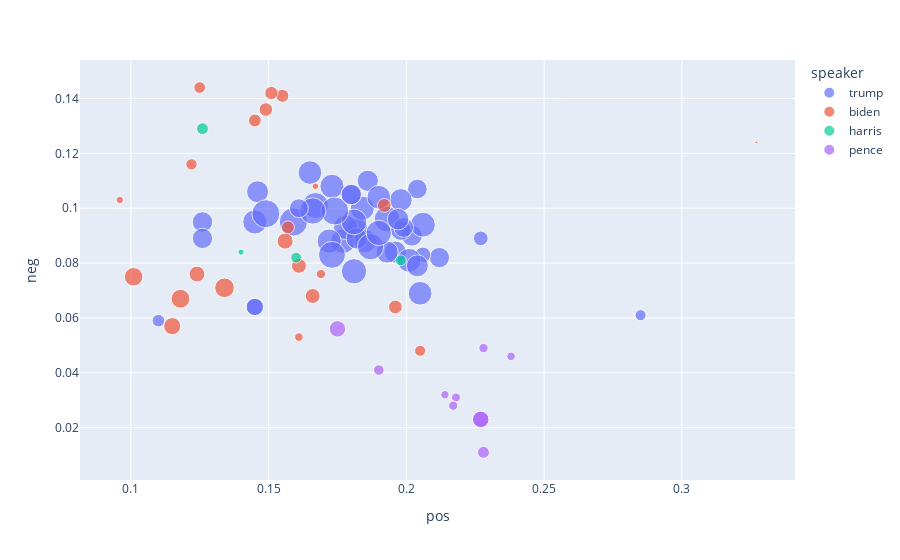

Source (notebook cell):
### Code cell
import plotly.express as px

fig = px.scatter(bow, x="pos", y="neg", color="speaker", size="len", hover_data=["title"])
fig.show()

### Figure 1 — Plotly figure (JSON) as saved in the notebook; plotly's stock layout.template omitted (floating-point values rounded to 4 significant figures)
{"data": [{"customdata": [["Watch Live: President Trump's MAGA Rally in Green Bay (Full) | NBC News"], ["FULL RALLY: President Trump in Panama City Beach, Florida"], ["FULL RALLY: President Trump in Montoursville, Pennsylvania"], ["TRUMP 2020: President Trump Re-Election Campaign Rally - FULL SPEECH"], ["President Trump COMPLETE REMARKS at July 4th \"Salute to America\" (C-SPAN)"], ["FULL RALLY: President Trump Rally in Greenville, North Carolina"], ["FULL RALLY: President Trump on Democrats, Economy in Cincinnati, Ohio"], ["Pres. Trump New Hampshire Rally in Manchester | ABC News Live Coverage"], ["Watch LIVE President Trump campaign rally in Fayetteville, North Carolina | ABC News"], ["FULL SPEECH President Donald Trump Rally - Rio Rancho, NM. 2019"], ["FULL RALLY: President Trump rally in Minneapolis, MN"], ["FULL TRUMP RALLY: President Trump holds campaign rally in Dallas, Texas"], ["Watch Live: President Donald Trump Speaks At Mississippi Campaign Rally | NBC News"], ["FULL RALLY: President Trump in Lexington, Kentucky"], ["Watch Live: President Donald Trump Speaks At A Keep America Great Rally In Louisiana | NBC News"], ["FULL RALLY: President Trump Monroe, Louisiana"], ["FULL RALLY: President Trump in Bossier City, Louisiana"], ["KEEP AMERICA GREAT: President Trump FULL RALLY in Florida"], ["President Donald Trump speaks at his Hershey rally (full speech)"], ["Full Video: President Trump speaks at campaign rally in Battle Creek"], ["FULL RALLY: President Trump talks impeachment and more in Toledo, Ohio"], ["Donald Trump hosts \"Keep America Great\" rally in Milwaukee, Wis."], ["Trump Rally in Wildwood New Jersey, Jan. 28, 2020, full speech"], ["LIVE: President Trump in Des Moines, IA"], ["LIVE: State of the Union Address"], ["LIVE: President Trump in Manchester, NH"], ["LIVE: President Trump in Phoenix, AZ"], ["LIVE: President Trump in Colorado Springs, CO"], ["LIVE: President Trump in Las Vegas, NV"], ["LIVE: President Trump in North Charleston, SC"], ["LIVE: President Trump in Charlotte, NC"], ["LIVE: President Trump in Tulsa, Oklahoma"], ["Trump addresses crowd of young Americans at Arizona rally | FULL"], ["President Trump's full speech at Mount Rushmore | USA TODAY"], ["President Trump goes one-on-one with Chris Wallace | Full Interview"], ["AXIOS on HBO: President Trump Exclusive Interview (Full Episode) | HBO"], ["Trump offers Lebanon assistance following explosion, touts' coronavirus response | FULL"], ["Trump slams Kamala Harris, makes 2020 predictions | Full Interview"], ["WATCH LIVE: President Trump comes to Minnesota for Mankato campaign stop"], ["WATCH: President Trump in Yuma, AZ"], ["Trump Delivers Remarks at Mariotti Building Products in Old Forge, Pennsylvania"], ["President Donald Trump's Full Republican National Convention Speech | NBC10 Philadelphia"], ["President Trump's Full RNC 2020 Speech | NowThis"], ["Jacob Blake protests: Trump announces funding for Kenosha police, businesses during visit | FULL"], ["President Trump designates Wilmington, NC as the first American World War II Heritage City | FULL"], ["FULL: Breaking down the Trump \"hot-mic\" tape with David Corn"], ["Trump delivers campaign remarks at Arnold Palmer Regional Airport"], ["Raw Video: President Trump Full Speech at Rally in Winston-Salem, NC (High Quality) 9/8/20"]], "hovertemplate": "speaker=trump<br>pos=%{x}<br>neg=%{y}<br>len=%{marker.size}<br>title=%{customdata[0]}<extra></extra>", "legendgroup": "trump", "marker": {"color": "#636efa", "size": [51179, 58321, 39271, 41933, 23723, 59158, 46163, 54366, 53748, 61159, 63730, 56937, 55933, 50291, 46373, 43798, 43215, 55954, 53329, 76459, 63636, 55479, 39858, 63134, 37435, 36857, 49456, 66439, 75031, 53812, 44276, 66431, 61779, 20819, 40044, 46260, 28871, 39521, 28871, 34340, 55968, 39917, 39811, 45799, 11722, 15156, 74826, 69410], "sizemode": "area", "sizeref": 191.1, "symbol": "circle"}, "mode": "markers", "name": "trump", "orientation": "v", "showlegend": true, "type": "scatter", "x": [0.182, 0.177, 0.212, 0.202, 0.206, 0.206, 0.196, 0.201, 0.205, 0.181, 0.193, 0.178, 0.184, 0.185, 0.193, 0.182, 0.186, 0.172, 0.165, 0.159, 0.167, 0.173, 0.198, 0.181, 0.199, 0.204, 0.198, 0.187, 0.174, 0.19, 0.197, 0.166, 0.19, 0.227, 0.126, 0.146, 0.145, 0.126, 0.145, 0.161, 0.145, 0.18, 0.18, 0.204, 0.285, 0.11, 0.149, 0.173], "xaxis": "x", "y": [0.092, 0.088, 0.082, 0.09, 0.083, 0.094, 0.084, 0.081, 0.069, 0.077, 0.096, 0.093, 0.1, 0.088, 0.084, 0.089, 0.11, 0.088, 0.113, 0.095, 0.101, 0.108, 0.092, 0.095, 0.093, 0.107, 0.103, 0.086, 0.099, 0.104, 0.096, 0.099, 0.091, 0.089, 0.095, 0.106, 0.064, 0.089, 0.064, 0.1, 0.095, 0.105, 0.105, 0.079, 0.061, 0.059, 0.098, 0.083], "yaxis": "y"}, {"customdata": [["Joe Biden holds first 2020 campaign rally"], ["Joe Biden speaks during a campaign rally in Philadelphia"], ["Full Speech: Biden Condemns Trump’s Rhetoric And White Nationalism | NBC News"], ["Full speech: Joe Biden speaks at the Iowa Democratic Wing Ding"], ["Joe Biden's Full Remarks in Reno, Nevada | Joe Biden for President"], ["Joe Biden Speaks in Scranton, Pennsylvania"], ["CAMPAIGN 2020: Joe Biden's full 2020 King Day at the Dome speech"], ["I'm about to take the stage from California. Tune in to watch live:"], ["I'm about to take the stage from Mississippi. Tune in to watch live:"], ["I'm about to take the stage from Philadelphia. Tune in to watch live:"], ["Joe Biden delivers remarks on the impact of the Coronavirus on Young Americans. Tune in:"], ["Joe Biden Delivers Remarks on Implementation & Oversight of CARES Act | Joe Biden For President"], ["Joe Biden remarks on Protests"], ["Vice President Biden Delivers Remarks On Having a Safer Economic Reopening"], ["Vice President Biden's Remarks at Global Pride | Joe Biden For President"], ["Vice President Biden delivers remarks on Trump’s failure to protect the American people"], ["Joe Biden Delivers Remarks On His “Build Back Better” Plan For An Equitable Clean Energy Future"], ["Joe Biden Unveils $775 Billion ‘Build Back Better’ Plan to Boost Child and Elderly Care"], ["Joe Biden introduces Kamala Harris as running mate"], ["Joe Biden speaks at the 2020 Democratic National Convention | Full Speech"], ["FULL VIDEO: Joe Biden delivers remarks on violence across America"], ["FULL VIDEO: Joe Biden makes remarks on education and takes questions in Wilmington, Delaware"], ["Joe Biden's full campaign speech HD 8/31/2020"]], "hovertemplate": "speaker=biden<br>pos=%{x}<br>neg=%{y}<br>len=%{marker.size}<br>title=%{customdata[0]}<extra></extra>", "legendgroup": "biden", "marker": {"color": "#EF553B", "size": [21023, 21153, 15846, 5090, 13126, 36968, 4197, 8226, 11705, 6974, 27963, 23838, 16234, 12059, 795, 32807, 16178, 17990, 24616, 18179, 17602, 33886, 16834], "sizemode": "area", "sizeref": 191.1, "symbol": "circle"}, "mode": "markers", "name": "biden", "orientation": "v", "showlegend": true, "type": "scatter", "x": [0.166, 0.161, 0.145, 0.096, 0.125, 0.134, 0.167, 0.169, 0.205, 0.161, 0.115, 0.124, 0.155, 0.122, 0.327, 0.101, 0.157, 0.196, 0.156, 0.192, 0.149, 0.118, 0.151], "xaxis": "x", "y": [0.068, 0.079, 0.132, 0.103, 0.144, 0.071, 0.108, 0.076, 0.048, 0.053, 0.057, 0.076, 0.141, 0.116, 0.124, 0.075, 0.093, 0.064, 0.088, 0.101, 0.136, 0.067, 0.142], "yaxis": "y"}, {"customdata": [["Full speech: Kamala Harris | Iowa Democrats’ Hall of Fame event (6/19)"], ["Democratic VP candidate Kamala Harris speaks at Joe Biden event"], ["WATCH: Kamala Harris’ full speech at the 2020 Democratic National Convention | 2020 DNC Night 3"], ["Kamala Harris to discuss Trump's response to coronavirus"]], "hovertemplate": "speaker=harris<br>pos=%{x}<br>neg=%{y}<br>len=%{marker.size}<br>title=%{customdata[0]}<extra></extra>", "legendgroup": "harris", "marker": {"color": "#00cc96", "size": [3766, 11234, 11349, 13430], "sizemode": "area", "sizeref": 191.1, "symbol": "circle"}, "mode": "markers", "name": "harris", "orientation": "v", "showlegend": true, "type": "scatter", "x": [0.14, 0.16, 0.198, 0.126], "xaxis": "x", "y": [0.084, 0.082, 0.081, 0.129], "yaxis": "y"}, {"customdata": [["VP Mike Pence introduces President Trump at 2020 re-election rally"], ["AMERICA IS BACK: VP Pence amps up crowd during Trump rally"], ["\"HE'S THE REAL DEAL\": VP Pence speaks at Trump rally in Fayetteville, NC"], ["VP Pence FULL Remarks At 2019 IAC Conference  10-21-2019"], ["Vice President Mike Pence speaks at the Trump rally in Hershey"], ["VP Pence OpenING Speech First 2020 KAG Rally | Toledo OH | 1-09-20 20"], ["Vice President Mike Pence speaks at a Make America Great Again Rally in Tulsa, OK | FULL SPEECH"], ["JUST IN: Pence responds to Kamala Harris being chosen as Joe Biden's 2020 running mate"], ["WATCH LIVE: Mike Pence speaks at Trump campaign event in Michigan"], ["Pence campaigns in Wisconsin | FULL REMARKS"]], "hovertemplate": "speaker=pence<br>pos=%{x}<br>neg=%{y}<br>len=%{marker.size}<br>title=%{customdata[0]}<extra></extra>", "legendgroup": "pence", "marker": {"color": "#ab63fa", "size": [6944, 6599, 7554, 13688, 8182, 8391, 10639, 26163, 26163, 25837], "sizemode": "area", "sizeref": 191.1, "symbol": "circle"}, "mode": "markers", "name": "pence", "orientation": "v", "showlegend": true, "type": "scatter", "x": [0.238, 0.214, 0.218, 0.228, 0.217, 0.228, 0.19, 0.227, 0.227, 0.175], "xaxis": "x", "y": [0.046, 0.032, 0.031, 0.011, 0.028, 0.049, 0.041, 0.023, 0.023, 0.056], "yaxis": "y"}], "layout": {"legend": {"itemsizing": "constant", "title": {"text": "speaker"}, "tracegroupgap": 0}, "margin": {"t": 60}, "xaxis": {"anchor": "y", "domain": [0, 1], "title": {"text": "pos"}}, "yaxis": {"anchor": "x", "domain": [0, 1], "title": {"text": "neg"}}}}
